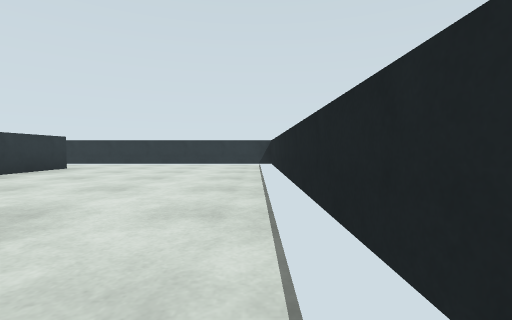
View 1 (above)

19 first-person views from a walk through a robot-simulator world made for Gazebo. The camera is 0.72 m above the floor, tilts 2° down and sees 85° across. The floor is counted in squares, 2 m on a side. Each view is taken from the middle of a square. On the plan, view 1 faces up. The plan holds only what a view shows up to about 9 squares ahead; the rest is blank.

View 2
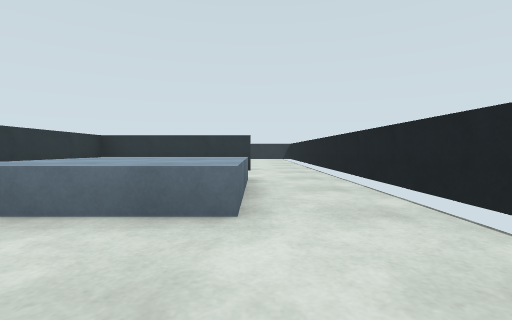

View 3
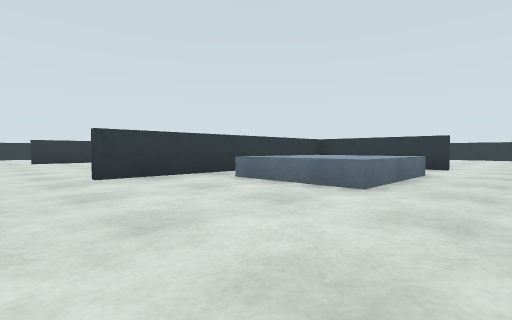

View 4
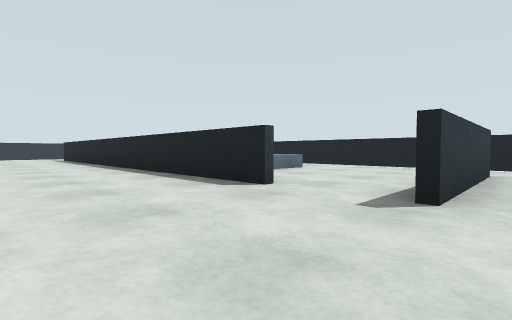

View 5
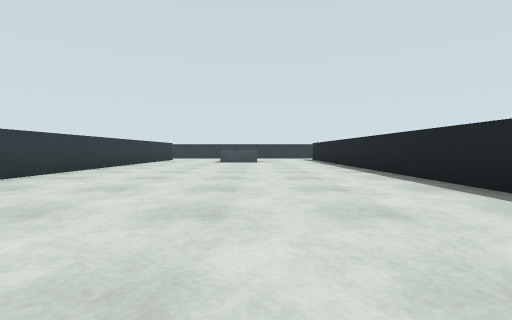

View 6
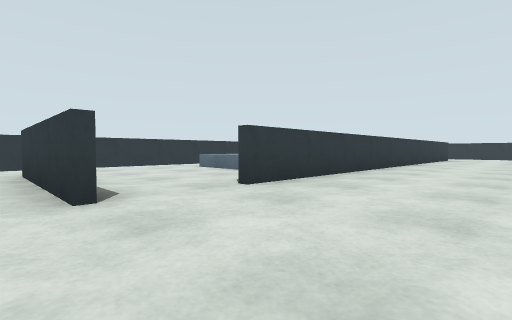

View 7
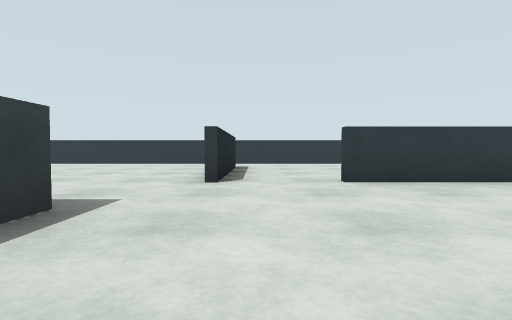

View 8
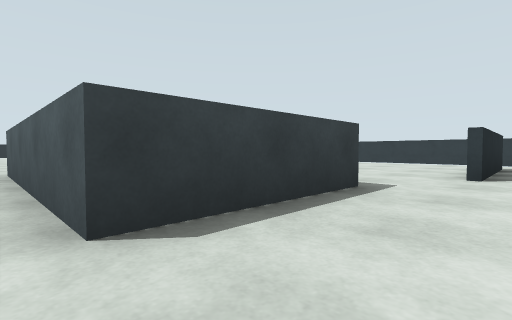

View 9
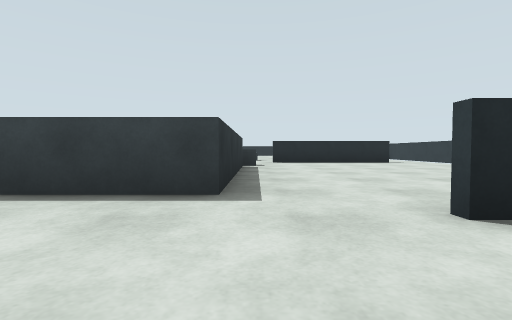

View 10
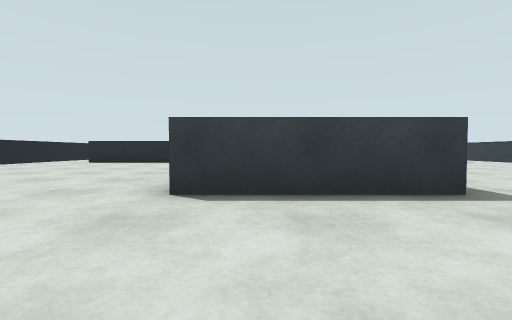

View 11
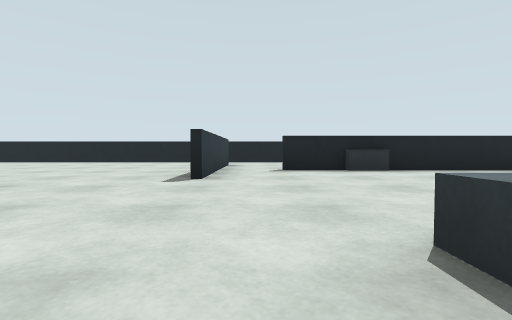

View 12
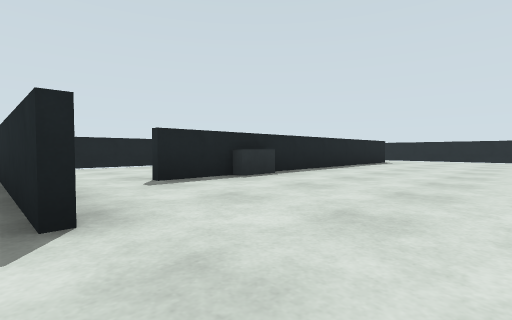

View 13
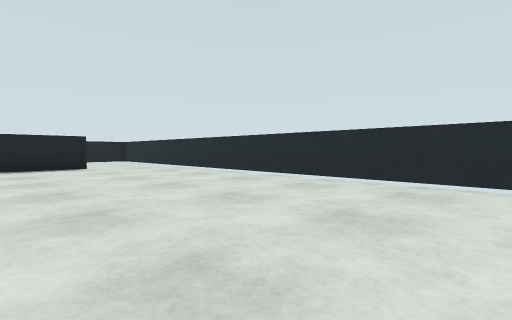

View 14
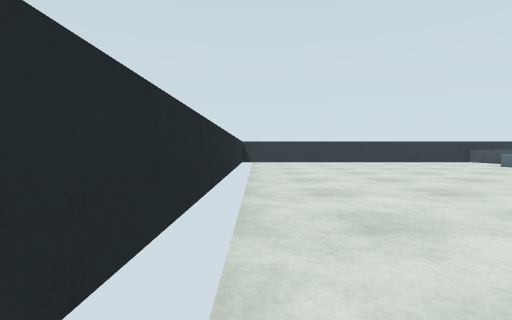

View 15
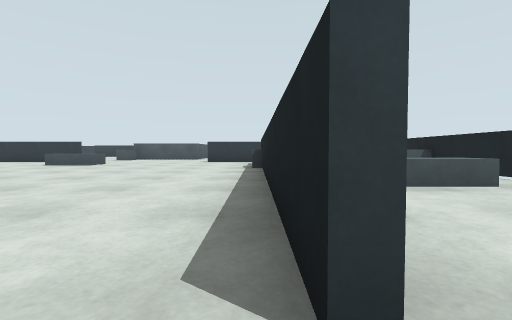

View 16
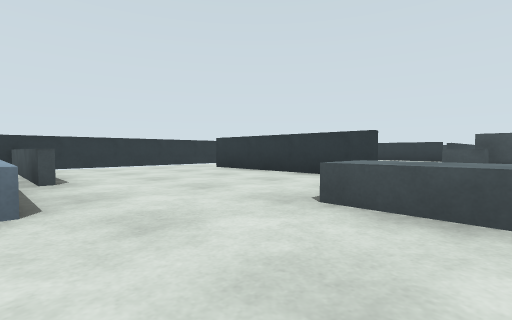

View 17
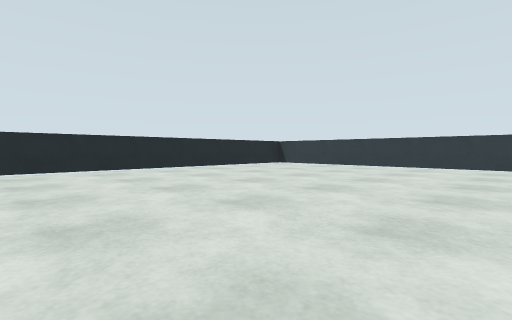

View 18
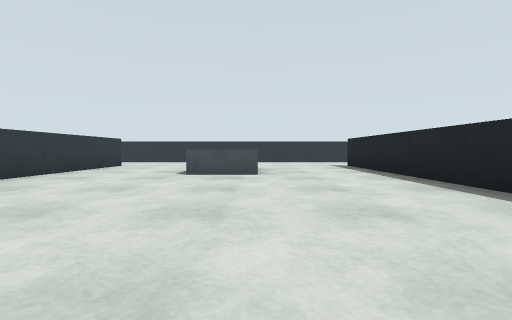

View 19
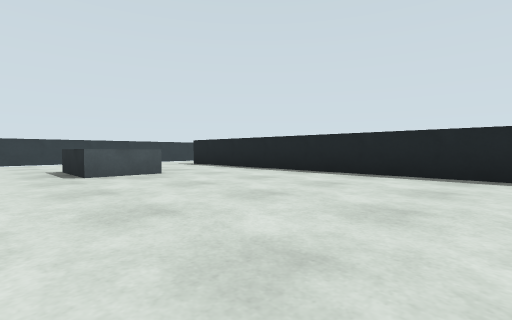

### Floor plan
Points are (right, up) in squares from view 1. A wall is a line through its corners. A room is listed if a view was taken in it or the views show most of it. See-through windows are left out.
Room 1 (views 1, 2, 3)
walls: (0.4, -4.4) (0.4, 0.5); (-1, 0.9) (-3.7, 0.9) (-3.7, -4)
ways out: opening at (-0.5, -5) to room 2; gap at (-4, -4) to room 2; opening at (-0.5, 1) to room 4
objects: blue box (-3, -2) to (-1, -1)
Room 2 (views 4, 5, 6, 7, 8, 9, 10, 11, 12, 13, 14, 16, 17, 18, 19)
walls: (-8.5, -12.3) (-11.9, -12.3); (-4.6, -12.2) (-1, -12.2); (-3.5, -12.3) (-4.5, -12.3); (-9, -5.6) (-12, -5.6); (-12, -12.2) (-8.5, -12.2); (-13.4, -11.1) (-13.4, -22.4) (-3.5, -22.4); (-3.9, -4) (-3.9, 5.5); (-1, -5.6) (-4, -5.6); (-13.4, -6.1) (-13.4, -10.5); (0.4, -11.6) (0.4, -5.2); (-2.9, -20.6) (-2.9, -13.5); (-9.1, 5.5) (-9.1, -4); (-4.4, 7.4) (-8.6, 7.4)
ways out: opening at (-0.5, -5) to room 1; gap at (-4, -4) to room 1; opening at (-3, -21.5) to room 3; opening at (-3, -13) to room 3; opening at (-0.5, -12) to room 3; opening at (-4, 6.5) to room 4; opening at (-12.5, -5) to room 5; gap at (-9, -4) to room 5; opening at (-9, 6.5)
objects: grey box (-13, -15) to (-11, -15); blue box (-11, -16) to (-9, -16); grey box (-8, -14) to (-7, -14); grey box (-8, -11); grey box (-7, -10) to (-6, -7); grey box (-7, 3) to (-6, 4)
Room 3 (view 15)
walls: (0.4, -17.4) (0.4, -15.5); (0.4, -15) (0.4, -11.6); (-1.1, -12.3) (-3.5, -12.3); (-3.5, -22.4) (0.4, -22.4) (0.4, -21.2)
ways out: opening at (-3, -21.5) to room 2; opening at (-3, -13) to room 2; opening at (-0.5, -12) to room 2
objects: counter (-2, -18) to (-1, -18); grey box (-2, -15); grey box (-1, -15) to (0, -15)
Room 4 (no view inside)
walls: (-3.7, 5.5) (-3.7, 4); (0.5, 7.4) (-4.4, 7.4); (0.4, 0.5) (0.4, 5)
ways out: opening at (-0.5, 1) to room 1; opening at (-4, 6.5) to room 2
Room 5 (no view inside)
walls: (-13.4, -0.2) (-13.4, -5.8); (-11.9, -5.4) (-9, -5.4)
ways out: opening at (-12.5, -5) to room 2; gap at (-9, -4) to room 2
objects: blue box (-12, -2) to (-11, -1)

Where each view was taken, in squares from view 1:
view 1: 0 up, 0 right, facing up
view 2: 4 down, 1 left, facing up
view 3: 5 down, 0 right, facing up-left
view 4: 6 down, 6 left, facing up-right
view 5: 5 down, 6 left, facing up
view 6: 6 down, 7 left, facing up-left
view 7: 5 down, 6 left, facing left
view 8: 5 down, 5 left, facing down-left
view 9: 4 down, 8 left, facing down
view 10: 4 down, 6 left, facing down
view 11: 13 down, 8 left, facing right
view 12: 12 down, 6 left, facing down-right
view 13: 19 down, 9 left, facing down-right
view 14: 22 down, 5 left, facing left
view 15: 21 down, 3 left, facing up
view 16: 16 down, 7 left, facing up-left
view 17: 17 down, 7 left, facing down-left
view 18: 1 down, 6 left, facing up
view 19: 1 down, 8 left, facing up-right
